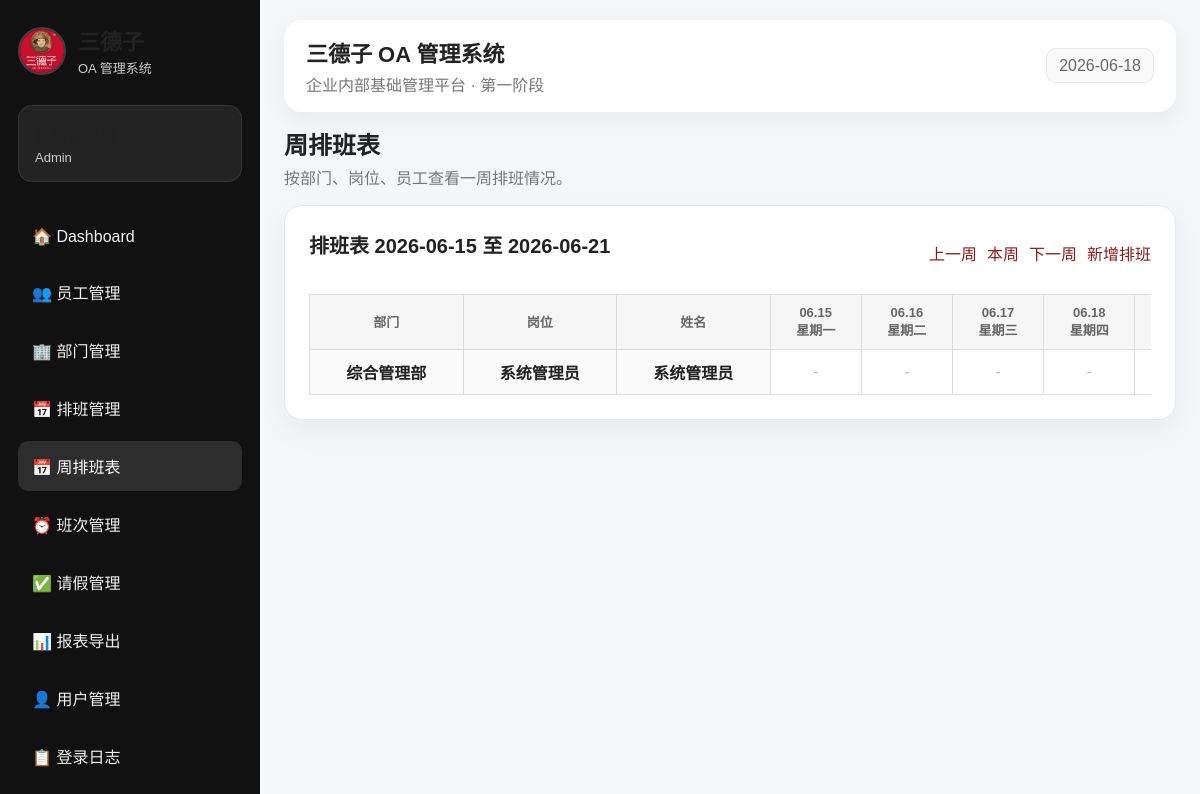
/weekly_schedule.php (signed in), run on the app's committed database.
### tables this page shows
CREATE TABLE employees (
    id            INT AUTO_INCREMENT PRIMARY KEY,
    name          VARCHAR(100) NOT NULL,
    department_id INT NULL,
    position      VARCHAR(100) NOT NULL,
    phone         VARCHAR(50),
    email         VARCHAR(150),
    status        ENUM('active','inactive') NOT NULL DEFAULT 'active',
    created_at    TIMESTAMP DEFAULT CURRENT_TIMESTAMP,
    FOREIGN KEY (department_id) REFERENCES departments(id) ON DELETE SET NULL
);

CREATE TABLE departments (
    id          INT AUTO_INCREMENT PRIMARY KEY,
    name        VARCHAR(100) NOT NULL,
    description VARCHAR(255),
    created_at  TIMESTAMP DEFAULT CURRENT_TIMESTAMP
);

### auth.php (called while the page is built, shortened)
<?php
function safe($value) {
    return htmlspecialchars((string)$value, ENT_QUOTES, 'UTF-8');
}
?>

### weekly_schedule.php (the view, shortened to what this page needs)
<?php
require_once __DIR__ . '/header.php';
function getWeekDates($startDate = null) {
    $date = $startDate ? new DateTime($startDate) : new DateTime();
    $dayOfWeek = (int)$date->format('N');
    $date->modify('-' . ($dayOfWeek - 1) . ' days');
    $week = [];
    for ($i = 0; $i < 7; $i++) {
        $d = clone $date;
        $d->modify("+$i days");
        $week[] = $d;
    }
    return $week;
}
$startDate = $_GET['week'] ?? date('Y-m-d');
$weekDates = getWeekDates($startDate);
$weekStart = $weekDates[0]->format('Y-m-d');
$weekEnd = $weekDates[6]->format('Y-m-d');
$prevWeek = (new DateTime($weekStart))->modify('-7 days')->format('Y-m-d');
$nextWeek = (new DateTime($weekStart))->modify('+7 days')->format('Y-m-d');
$employees = $pdo->query("
    SELECT
        e.id,
        e.name,
        e.position,
        d.name AS department_name
    FROM employees e
    LEFT JOIN departments d ON e.department_id = d.id
    WHERE e.status = 'active'
    ORDER BY d.id ASC, e.id ASC
")->fetchAll();
$stmt = $pdo->prepare("
    SELECT
        s.employee_id,
        s.work_date,
        sh.name AS shift_name,
        sh.start_time,
        sh.end_time
    FROM schedules s
    JOIN shifts sh ON s.shift_id = sh.id
    WHERE s.work_date BETWEEN ? AND ?
");
$stmt->execute([$weekStart, $weekEnd]);
$scheduleRows = $stmt->fetchAll();
$scheduleMap = [];
foreach ($scheduleRows as $row) {
    $scheduleMap[$row['employee_id']][$row['work_date']] = $row;
}
$weekNames = ['星期一','星期二','星期三','星期四','星期五','星期六','星期日'];
?>
<div class="page-title">
    <h2>周排班表</h2>
    <p>按部门、岗位、员工查看一周排班情况。</p>
</div>
<section class="panel">
    <div class="week-toolbar">
        <div>
            <h2>排班表 <?= safe($weekStart) ?> 至 <?= safe($weekEnd) ?></h2>
        </div>
        <div class="actions">
            <a class="btn secondary" href="weekly_schedule.php?week=<?= safe($prevWeek) ?>">上一周</a>
            <a class="btn" href="weekly_schedule.php">本周</a>
            <a class="btn secondary" href="weekly_schedule.php?week=<?= safe($nextWeek) ?>">下一周</a>
            <a class="btn" href="schedule.php">新增排班</a>
        </div>
    </div>
    <div class="schedule-table-wrap">
        <table class="week-table">
            <tr>
                <th>部门</th>
                <th>岗位</th>
                <th>姓名</th>
                <?php foreach ($weekDates as $index => $date): ?>
                    <th>
                        <?= safe($date->format('m.d')) ?><br>
                        <?= safe($weekNames[$index]) ?>
                    </th>
                <?php endforeach; ?>
            </tr>
            <?php if (empty($employees)): ?>
                <tr>
                    <td colspan="10" style="color:#999;">暂无员工资料</td>
                </tr>
            <?php else: ?>
                <?php foreach ($employees as $emp): ?>
                    <tr>
                        <td class="info"><?= safe($emp['department_name'] ?? '-') ?></td>
                        <td class="info"><?= safe($emp['position'] ?? '-') ?></td>
                        <td class="info"><?= safe($emp['name']) ?></td>
                        <?php foreach ($weekDates as $date): ?>
                            <?php
                                $day = $date->format('Y-m-d');
                                $shift = $scheduleMap[$emp['id']][$day] ?? null;
                            ?>
                            <td>
                                <?php if ($shift): ?>
                                    <span class="shift-badge <?= safe(shiftClass($shift['shift_name'])) ?>">
                                        <?= safe($shift['shift_name']) ?>
                                        <span class="shift-time">
                                            <?= safe(shortTimeText($shift['start_time'], $shift['end_time'])) ?>
                                        </span>
                                    </span>
                                <?php else: ?>
                                    <span class="empty-shift">-</span>
                                <?php endif; ?>
                            </td>
                        <?php endforeach; ?>
                    </tr>
                <?php endforeach; ?>
            <?php endif; ?>
        </table>
    </div>
</section>
<?php require_once __DIR__ . '/footer.php'; ?>

### assets/style.css (style rules this page uses)
* { box-sizing: border-box; }
:root { --primary: #8b1a1a; --primary-dark: #641010; --bg: #f5f6f8; --card: #ffffff; --text: #222; --muted: #777; --border: #e8e8e8; --green: #2e7d32; }
body { margin: 0; font-family: Arial, "Microsoft YaHei", sans-serif; background: var(--bg); color: var(--text); }
a { color: var(--primary); text-decoration: none; }
.page-title { margin-bottom: 14px; }
.page-title h2 { margin: 0; font-size: 24px; }
.page-title p { color: var(--muted); margin-top: 4px; }
.panel { background: white; border-radius: 18px; padding: 24px; box-shadow: 0 10px 30px rgba(0,0,0,0.05); border: 1px solid var(--border); margin-bottom: 24px; }
.panel h2 { margin-top: 0; font-size: 20px; }
table { width: 100%; border-collapse: collapse; overflow: hidden; }
th { text-align: left; background: #fafafa; color: #666; font-size: 13px; }
th, td { padding: 13px 12px; border-bottom: 1px solid #eee; }

### weekly_schedule.php (style rules this page uses)
.week-toolbar { display:flex; justify-content:space-between; align-items:center; gap:12px; margin-bottom:18px; }
.week-toolbar .actions { display:flex; gap:10px; }
.schedule-table-wrap { overflow-x:auto; }
.week-table { width:100%; border-collapse:collapse; min-width:1100px; background:#fff; }
.week-table th, .week-table td { border:1px solid #ddd; padding:10px; text-align:center; vertical-align:middle; }
.week-table th { background:#f6f6f6; font-weight:700; }
.week-table td.info { background:#fafafa; font-weight:600; }
.empty-shift { color:#bbb; }

### data on the page
employees: department.name "综合管理部", position "系统管理员", name "系统管理员"

### other printed values
safe($user['role']) "Admin"
safe(APP_NAME) "三德子 OA 管理系统"
safe(APP_SUBTITLE) "企业内部基础管理平台 · 第一阶段"
safe($weekStart) "2026-06-15"
safe($weekEnd) "2026-06-21"
safe($date->format('m.d')) "06.15"
safe($weekNames[$index]) "星期一"
safe($date->format('m.d')) "06.16"
safe($weekNames[$index]) "星期二"
safe($date->format('m.d')) "06.17"
safe($weekNames[$index]) "星期三"
safe($date->format('m.d')) "06.18"
safe($weekNames[$index]) "星期四"
